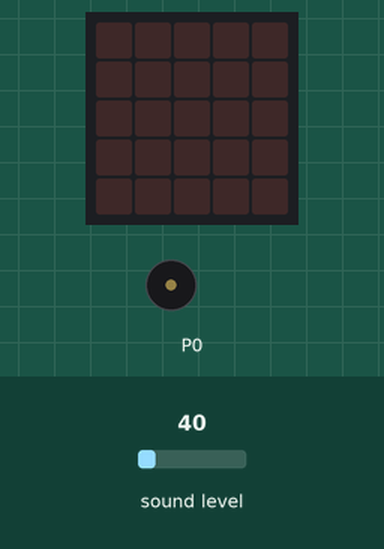
The program below on a simulated BBC micro:bit (MakeCode). Parts: the board's 5×5 LED display, buzzer (waves = sounding). Inputs (shaded band) come from the test bench; at power-on: sound level 40.

Above: at 1.2 s.
1.3 s: sound level set to 245
2.8 s: sound level set to 253
At 3.0 s:
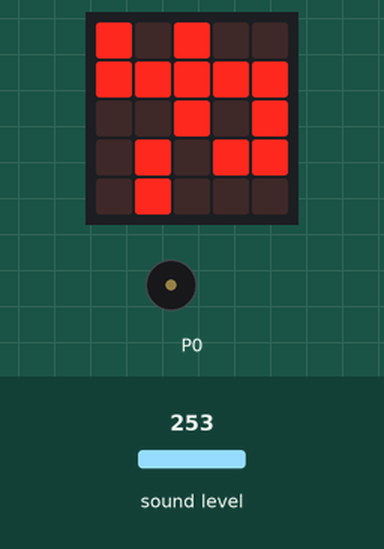
At 3.4 s:
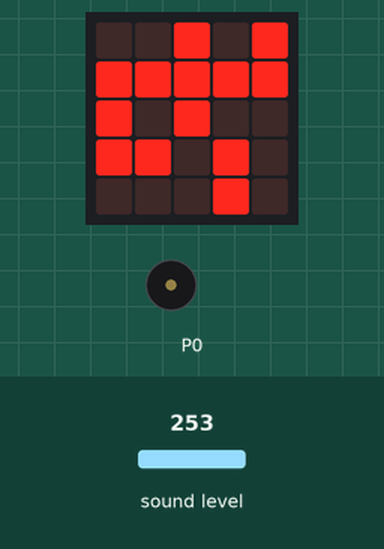
Timing chart, 0 to 11.8 s (numbered marks = the images above; inputs shaded):
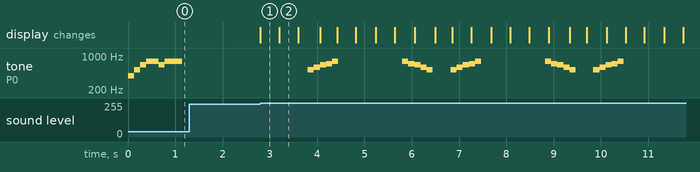

Measured:
- the behaviour switches between 249 and 250 on sound level (found by bisection; images 0 and 1)
- after the input at 1.3 s, every drawn part: stays the same
- after the input at 2.8 s, tone on P0: silent → 523 Hz after 1.0 s, then repeats every 3.0 s: 587 Hz 0.13 s, 659 Hz 0.13 s, 698 Hz 0.13 s, 784 Hz 0.13 s, silent 1.4 s, 784 Hz 0.13 s, 698 Hz 0.13 s, 659 Hz 0.13 s, 587 Hz 0.13 s, 523 Hz 0.13 s, silent 0.37 s, 523 Hz 0.13 s; the display: changes at once (image 1)
- by itself, tone on P0: plays 392 Hz for 0.13 s, 523 Hz for 0.13 s, 659 Hz for 0.13 s, 784 Hz for 0.26 s, 659 Hz for 0.13 s, 784 Hz for 0.38 s
- what the display in image 1 shows lasts 0.4 s, from 2.8 s to 3.2 s

The program:

main.ts
```typescript
input.onSound(DetectedSound.Loud, function () {
    작동_시작 += 1
})
let 작동_시작 = 0
input.setSoundThreshold(SoundThreshold.Loud, 250)
music._playDefaultBackground(music.builtInPlayableMelody(Melodies.PowerUp), music.PlaybackMode.InBackground)
basic.forever(function () {
    if (작동_시작 == 1) {
        basic.pause(1000)
        music._playDefaultBackground(music.builtInPlayableMelody(Melodies.JumpUp), music.PlaybackMode.InBackground)
        basic.pause(2000)
        music._playDefaultBackground(music.builtInPlayableMelody(Melodies.JumpDown), music.PlaybackMode.InBackground)
    }
})
basic.forever(function () {
    if (작동_시작 == 1) {
        basic.showLeds(`
            # . # . .
            # # # # #
            . . # . #
            . # . # #
            . # . . .
            `)
        basic.showLeds(`
            . . # . #
            # # # # #
            # . # . .
            # # . # .
            . . . # .
            `)
        basic.showLeds(`
            # . # . #
            . # # # .
            . . # . .
            . # . # .
            . # . # .
            `)
    }
})
```

test.ts
```typescript
// 테스트는 여기로 이동합니다; 이 패키지가 확장으로 사용될 때 컴파일되지 않을 것 입니다.
```
